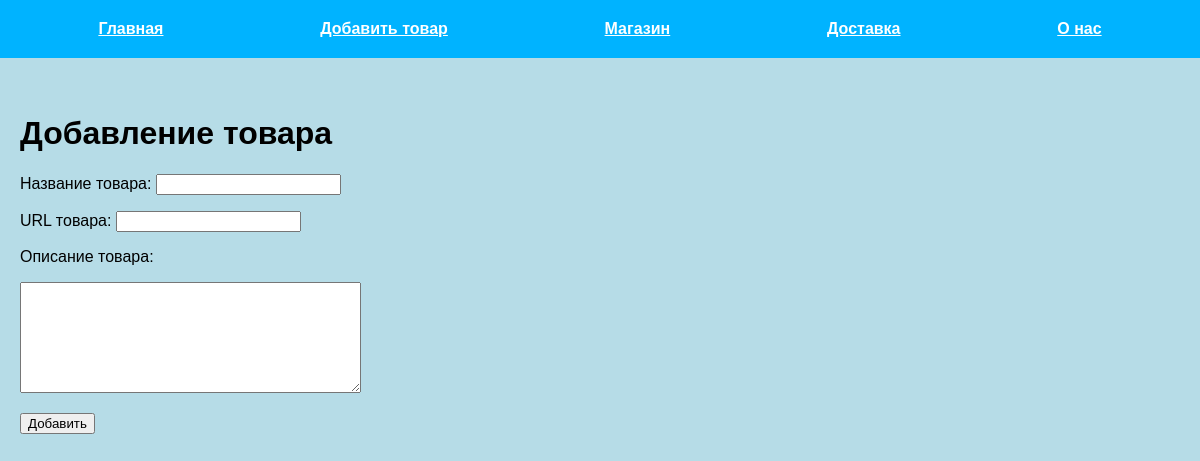
Page /add_post on the committed database.
### tables this page shows
CREATE TABLE mainmenu(
id INTEGER PRIMARY KEY AUTOINCREMENT,
title TEXT NOT NULL,
url TEXT NOT NULL
);

### main.py (the view, shortened to what this page needs)
@app.route('/add_post', methods=['POST', 'GET'])
def add_post():
    db = get_db()
    dbase = FDataBase(db)
    return render_template('add_post.html', menu=dbase.get_menu(), title='Добавление товара')

### FDataBase.py (called while the page is built)
    def get_menu(self):
        sql = '''
        SELECT *
        FROM mainmenu'''
        try:
            self.__cur.execute(sql)
            res = self.__cur.fetchall()
            if res:
                return res
        except IOError:
            print('Ошибка чтения из базы данных')
        return []

### main.py (called while the page is built)
def connect_db():
    con = sqlite3.connect(app.config['DATABASE'])
    con.row_factory = sqlite3.Row
    return con

def get_db():
    if not hasattr(g, 'link_db'):
        g.link_db = connect_db()
    return g.link_db

### templates/add_post.html (shortened to what this page needs)
{% extends 'base.html' %}
{% block content %}
{{ super() }}
<form action="{{ url_for('add_post') }}" method="post" class="form-contact">
    <p>Название товара: <input type="text" name="name" required></p>
    <p>URL товара: <input type="text" name="url" required></p>
    <p>Описание товара:</p>
    <p><textarea name="post" cols="40" rows="7"></textarea></p>
    <p><input type="submit" value="Добавить"></p>
</form>
{% endblock %}

### templates/base.html (shortened to what this page needs)
<!DOCTYPE html>
<html lang="en">
<head>
  <link rel="stylesheet" href="{{ url_for('static', filename='css/style.css') }}">
</head>
<body>
{% block content %}
  <ul class="menu">
    {% for m in menu %}
    <li>
      <a href="{{ m.url }}">{{ m.title }}</a>
    </li>
    {% endfor %}
  </ul>
<div class="container">
  <div class="content">
    {% if title %}
    <h1>{{ title }}</h1>
    {% else %}
    <h1>Magic Picture</h1>
    {% endif %}
{% endblock %}
  </div>
</div>
</body>
</html>

### static/css/style.css (style rules this page uses)
body { background: rgb(182, 220, 231); margin: 0; padding: 0; font-family: Verdana, Geneva, Tahoma, sans-serif; }
.menu { display: flex; justify-content: space-around; list-style: none; background: rgb(0, 179, 255); padding: 20px; margin-top: 0; }
.content { max-width: 1200px; margin: 0 auto; }
.content { max-width: 1200px; margin: 0 auto; padding: 20px; box-sizing: border-box; }
.menu a { font-weight: bold; color: white; }
ul { list-style: none; padding: 0; }

### rows in the picture
mainmenu: title "Главная"
mainmenu: title "Добавить товар"
mainmenu: title "Магазин"
mainmenu: title "Доставка"
mainmenu: title "О нас"

### other values in the picture
{{ title }} "Добавление товара"
